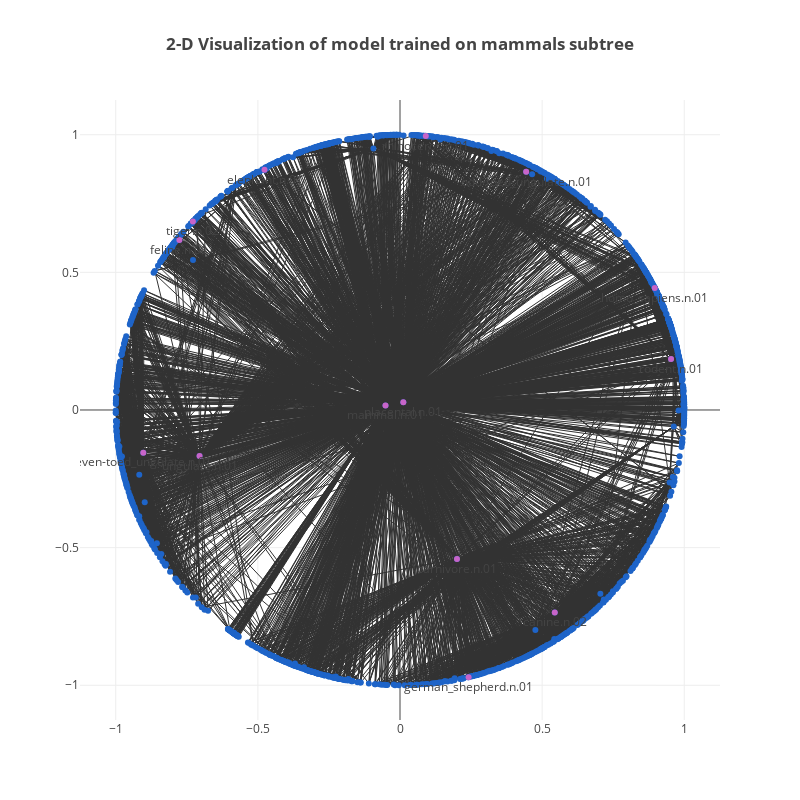

Notebook code for this chart:
### Code cell
figure_title = """
<b>2-D Visualization of model trained on mammals subtree</b><br>
"""
iplot(poincare_2d_visualization(model, mammal_tree, figure_title, show_node_labels=show_node_labels))

### Figure 1 — Plotly figure (JSON) as saved in the notebook; plotly's stock layout.template omitted (floating-point values rounded to 4 significant figures; data arrays with more than 128 entries replaced by an {"elided": "..."} marker saying what was removed)
{"data": [{"hoverinfo": false, "line": {"color": "rgb(50,50,50)", "width": 1}, "mode": "line", "type": "scatter", "x": {"elided": "16866 float values"}, "y": {"elided": "16866 float values"}}, {"marker": {"color": "rgb(30, 100, 200)"}, "mode": "markers", "text": {"elided": "1182 str values"}, "textposition": "bottom", "type": "scatter", "x": {"elided": "1182 float values"}, "y": {"elided": "1182 float values"}}, {"marker": {"color": "rgb(200, 100, 200)"}, "mode": "markers+text", "text": ["mammal.n.01", "placental.n.01", "ungulate.n.01", "carnivore.n.01", "rodent.n.01", "canine.n.02", "even-toed_ungulate.n.01", "odd-toed_ungulate.n.01", "elephant.n.01", "rhinoceros.n.01", "german_shepherd.n.01", "feline.n.01", "tiger.n.02", "homo_sapiens.n.01"], "textposition": "bottom", "type": "scatter", "x": [-0.05099, 0.01172, -0.7052, 0.2004, 0.9535, 0.5445, -0.903, 0.4439, -0.4766, 0.09076, 0.2414, -0.776, -0.7285, 0.8962], "y": [0.01641, 0.0279, -0.1671, -0.541, 0.1852, -0.7355, -0.155, 0.8651, 0.8726, 0.9955, -0.9704, 0.6174, 0.6849, 0.4435]}], "layout": {"height": 800, "hovermode": "closest", "showlegend": false, "title": "\n<b>2-D Visualization of model trained on mammals subtree</b><br>\n", "width": 800}}
